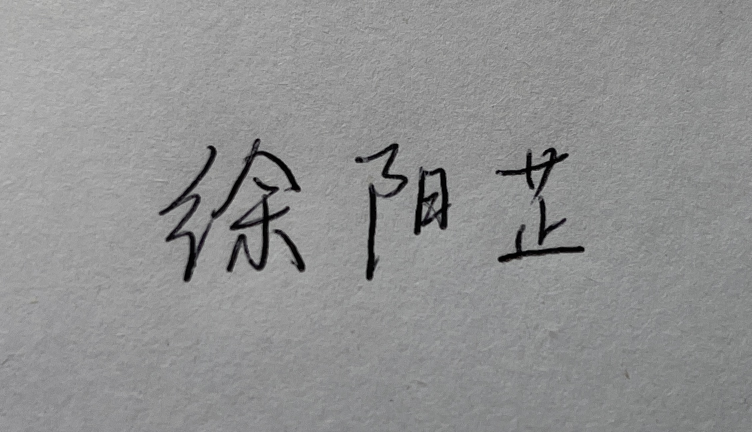
#> input picture 4_image_processing_in_opencv/IMG_5804.jpg, 1503 x 864 px, found by its file name (shown at 1/2 size)
$ python transparent_img.py
#> lines starting #> are read from the running program, lines starting #| are printed output that depends on the picture; after the words box and inside, x2 and y2 are one past the last pixel; in counts of white or black regions, pixels touching at a corner belong together
import cv2 as cv
import numpy as np


def otsu_threshold(img, min_thre=0, max_thre=255, offset=0, inv=False, visibility=False):
#> called with min_thre = 0, max_thre = 255, offset = 0, inv = False, visibility = False
    img = cv.GaussianBlur(img, (3, 3), 0)

    min_thre += offset
    max_thre -= offset
    img[img < min_thre] = min_thre
    img[img > max_thre] = max_thre

    thre, thre_img = cv.threshold(img, 0, 255, cv.THRESH_BINARY | cv.THRESH_OTSU)
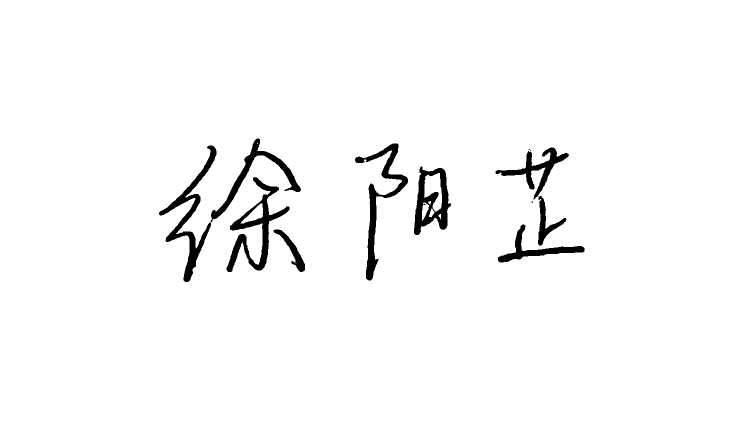
#> thre_img: shape (864, 1503) (shown at 1/2 size); 97.4% white; 10 black regions (2 under 20 px), largest, box (x1, y1, x2, y2) and area: (318, 277, 602, 564) 9369, (453, 354, 579, 544) 5642, (710, 287, 816, 561) 5180
#> thre = 88
    print(f'otsu thre:{thre}')
#| otsu thre:88.0

    if inv:
        thre_img = cv.bitwise_not(thre_img)

    if visibility:
        temp = cv.resize(thre_img, None, fx=0.3, fy=0.3, interpolation=cv.INTER_AREA)
        cv.imshow('otsu_thre', temp)
        cv.waitKey()
        cv.destroyWindow('otsu_thre')
    return thre, thre_img


img = cv.imread('IMG_5804.JPG', cv.IMREAD_GRAYSCALE)
thre, img = otsu_threshold(img)
#> thre = 88


img_BGRA = cv.cvtColor(img, cv.COLOR_GRAY2BGRA)
b, g, r, alpha = cv.split(img_BGRA)
#> alpha: shape (864, 1503); every value is 255

alpha[img >= thre] = 0
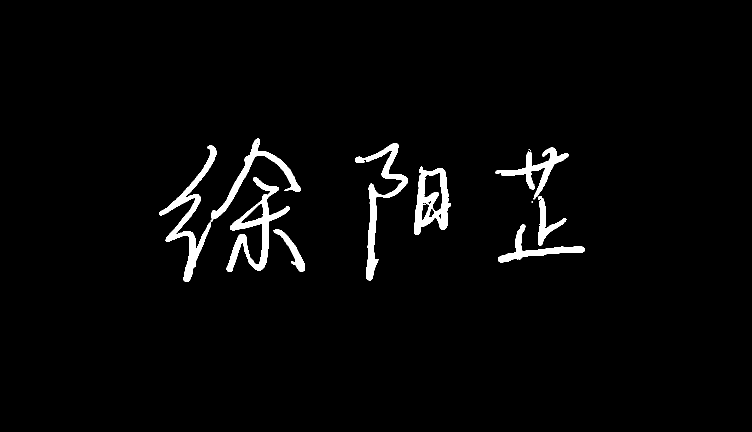
#> alpha: shape (864, 1503) (shown at 1/2 size); 2.6% white; 10 white regions (2 under 20 px), largest, box (x1, y1, x2, y2) and area: (318, 277, 602, 564) 9369, (453, 354, 579, 544) 5642, (710, 287, 816, 561) 5180
print(alpha.min())
#| 0

img_BGRA = cv.merge((b, g, r, alpha))
cv.imshow('', img_BGRA)
cv.imwrite('esign.png', img_BGRA)
cv.waitKey()

$ run again, with 4_image_processing_in_opencv/IMG_5805.JPG copied over 4_image_processing_in_opencv/IMG_5804.jpg
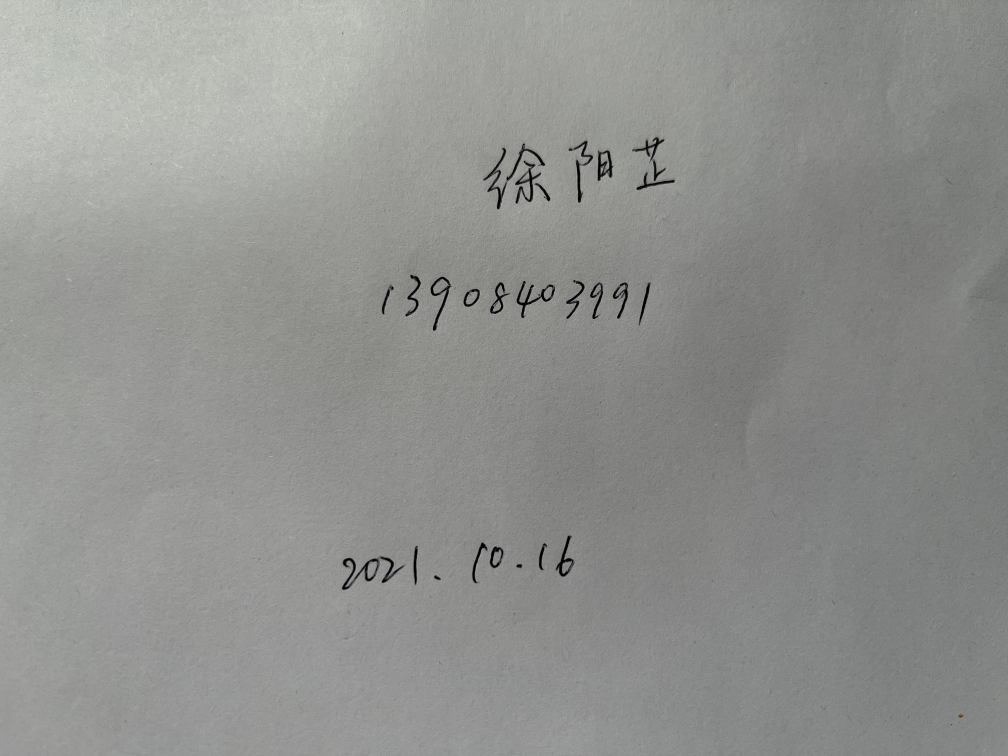
#> input picture 4_image_processing_in_opencv/IMG_5805.JPG, 4032 x 3024 px, found by its file name (shown at 1/4 size)
#> in otsu_threshold, `thre, thre_img = cv.threshold(img, 0, 255, cv.THRESH_BINARY | cv.THRES..`:
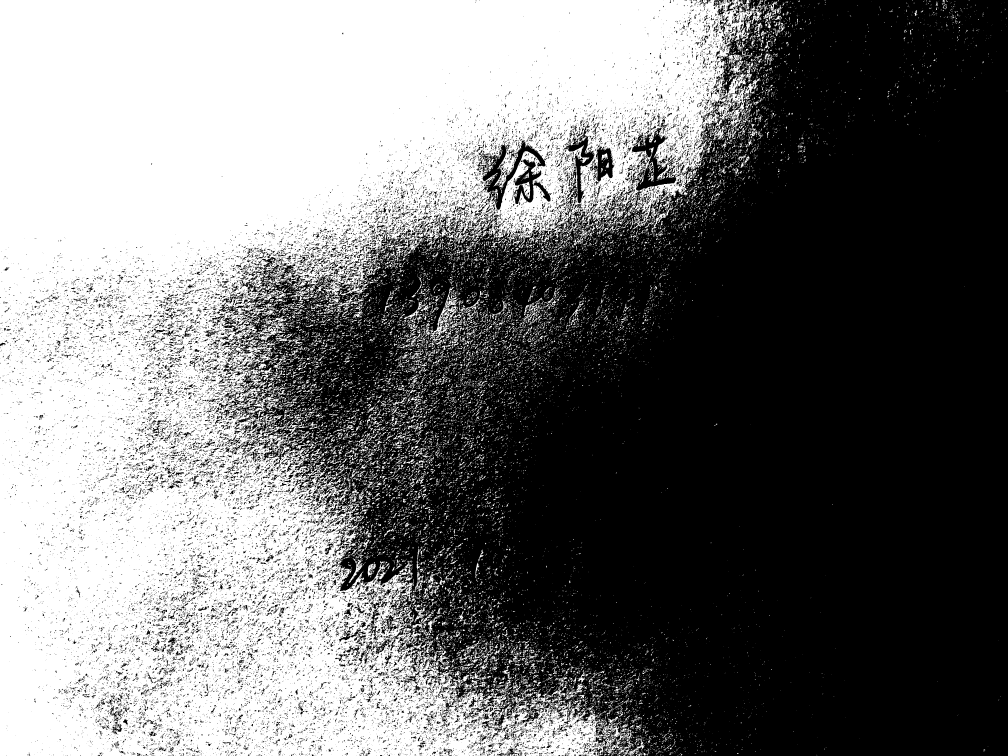
#> thre_img: shape (3024, 4032) (shown at 1/4 size); 45.4% white; 22598 white regions (18852 under 20 px), largest, box (x1, y1, x2, y2) and area: (0, 0, 3052, 3024) 5178688, (1691, 1147, 1833, 1364) 5500, (1022, 1288, 1144, 1364) 2824
#> in otsu_threshold, `thre, thre_img = cv.threshold(img, 0, 255, cv.THRESH_BINARY | cv.THRES..`: thre = 146
#| otsu thre:146.0
#| 0
